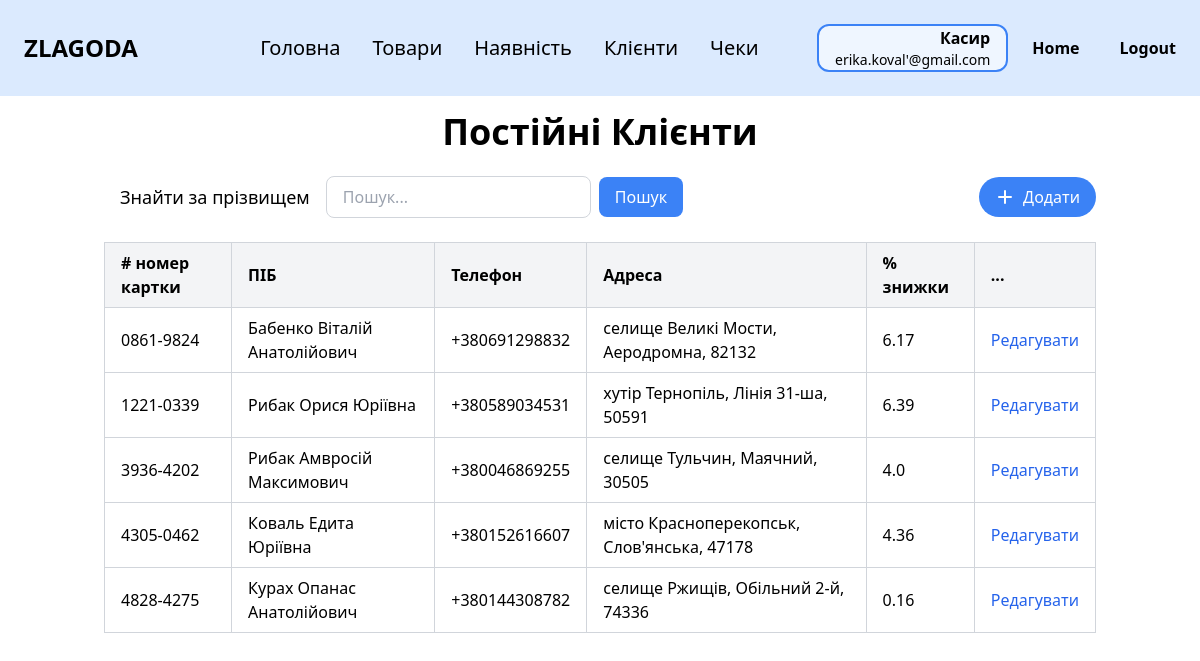
The page /clients (signed in) on the database its author committed.
### zlg_website/models.py (models this page shows, shortened)
class Employee(db.Model, UserMixin):
    __tablename__ = 'employee'
    id = db.Column(db.Integer, primary_key=True)
    last_name = db.Column(db.String(100))
    first_name = db.Column(db.String(100))
    middle_name = db.Column(db.String(100))
    position = db.Column(db.String(100))
    salary = db.Column(db.Float)
    start_date = db.Column(db.Date)
    birth_date = db.Column(db.Date)
    phone = db.Column(db.String(20))
    city = db.Column(db.String(100))
    street = db.Column(db.String(100))
    postal_code = db.Column(db.String(10))
    password = db.Column(db.String(10000))
    email = db.Column(db.String(100), unique=True)
    @property
    def full_name(self):
        parts = [self.last_name, self.first_name, self.middle_name]
        return " ".join(part for part in parts if part)
    @property
    def address(self):
        return f"{self.city}, {self.street}, {self.postal_code}"

class CustomerCard(db.Model):
    __tablename__ = 'customer_card'
    card_number = db.Column(db.String(20), primary_key=True)
    last_name = db.Column(db.String(100))
    first_name = db.Column(db.String(100))
    middle_name = db.Column(db.String(100))
    phone = db.Column(db.String(20))
    city = db.Column(db.String(100), nullable=True)
    street = db.Column(db.String(100), nullable=True)
    postal_code = db.Column(db.String(10), nullable=True)
    discount_percent = db.Column(db.Float)

### zlg_website/views/clients.py (the view, shortened to what this page needs)
@views.route('/clients')
@login_required
def clients():
    search_query = request.args.get('search', '')
    city_filter = request.args.get('city')
    sort = request.args.get('sort')
    order = request.args.get('order', 'asc')
    query = CustomerCard.query
    if city_filter:
        query = query.filter(CustomerCard.city.ilike(f"%{city_filter}%"))
    if sort == 'last_name':
        query = query.order_by(
            CustomerCard.last_name.desc() if order == 'desc' else CustomerCard.last_name.asc()
        )
    else:
        query = query.order_by(CustomerCard.card_number.asc())
    clients = query.all()
    return render_template("clients.html", user=current_user, clients=clients,
                           current_city=city_filter, search_query=search_query)

### zlg_website/__init__.py (called while the page is built)
def create_app():
    app = Flask(__name__)
    app.config['SECRET_KEY'] = 'zlagoda'
    app.config['SQLALCHEMY_DATABASE_URI'] = f'sqlite:///{os.path.join(app.instance_path, DB_NAME)}'
    db.init_app(app)
    from .views import views
    from .auth import auth
    app.register_blueprint(views, url_prefix='/')
    app.register_blueprint(auth, url_prefix='/')
    from .models import Employee
    with app.app_context():
        if database_is_empty():
            create_database(app)
    login_manager = LoginManager()
    login_manager.login_view = 'auth.login'
    login_manager.init_app(app)
    @login_manager.user_loader
    def load_user(id):
        return Employee.query.get(int(id))
    return app

### zlg_website/templates/clients.html (shortened to what this page needs)
{% extends "base.html" %}
{% block content %}
<div class="py-4">
    <h1 class="text-4xl font-bold mb-6 text-center">Постійні Клієнти</h1>
    <div class="flex justify-between items-center mb-6">
        <div class="flex items-center">
            {% if user.position == 'Менеджер' %}
            <p class="mr-4 ml-4 text-lg">Знайти за % знижки</p>
            {% elif user.position == 'Касир' %}
            <p class="mr-4 ml-4 text-lg">Знайти за прізвищем</p>
            {% endif %}
            <form method="GET" action="{{ url_for('views.clients') }}" class="flex items-center" id="search-form">
                <input
                        type="text"
                        name="search"
                        placeholder="Пошук..."
                        value="{{ request.args.get('search', '') }}"
                        class="px-4 py-2 border border-gray-300 rounded-lg focus:outline-none focus:ring-2 focus:ring-blue-500"
                />
                <button type="submit" class="ml-2 px-4 py-2 bg-blue-500 text-white rounded-lg hover:bg-blue-600">Пошук
                </button>
            </form>
        </div>
        <div class="flex space-x-4">
            <a href="{{ url_for('views.add_client') }}">
                <button class="flex items-center px-4 py-2 bg-blue-500 text-white rounded-full hover:bg-blue-600">
                    <svg xmlns="http://www.w3.org/2000/svg" class="h-5 w-5 mr-2" viewBox="0 0 20 20" fill="currentColor">
                        <path fill-rule="evenodd"
                              d="M10 3a1 1 0 011 1v5h5a1 1 0 110 2h-5v5a1 1 0 11-2 0v-5H4a1 1 0 110-2h5V4a1 1 0 011-1z"
                              clip-rule="evenodd"/>
                    </svg>
                    Додати
                </button>
            </a>
        </div>
    </div>
    <div class="overflow-x-auto">
        <table class="min-w-full border-collapse border border-gray-300">
            <thead>
            <tr class="bg-gray-100">
                <th class="border border-gray-300 px-4 py-2 text-left"># номер картки</th>
                <th class="border border-gray-300 px-4 py-2 text-left">
                    <a href="{{ url_for('views.clients', search=request.args.get('search'), sort='last_name', order='asc' if request.args.get('order') == 'desc' else 'desc') }}"
                       class="hover:underline">
                        ПІБ
                    </a>
                </th>
                <th class="border border-gray-300 px-4 py-2 text-left">Телефон</th>
                <th class="border border-gray-300 px-4 py-2 text-left">Адреса</th>
                <th class="border border-gray-300 px-4 py-2 text-left">% знижки</th>
                <th class="border border-gray-300 px-4 py-2 text-left">...</th>
            </tr>
            </thead>
            <tbody>
            {% if clients %}
            {% for client in clients %}
            <tr>
                <td class="border border-gray-300 px-4 py-2">{{ client.card_number }}</td>
                <td class="border border-gray-300 px-4 py-2">{{ client.last_name }} {{ client.first_name }} {{ client.middle_name }}</td>
                <td class="border border-gray-300 px-4 py-2">{{ client.phone }}</td>
                <td class="border border-gray-300 px-4 py-2">
                    {{ (client.city or '') + (', ' if client.city and client.street else '') + (client.street or '') +
                    (', ' if (client.city or client.street) and client.postal_code else '') + (client.postal_code or '') }}
                </td>
                <td class="border border-gray-300 px-4 py-2">{{ client.discount_percent }}</td>
                <td class="border border-gray-300 px-4 py-2">
                    <div class="flex flex-col space-y-1">
                        <a href="{{ url_for('views.edit_client', client_id=client.card_number) }}" class="text-blue-600 hover:underline">Редагувати</a>
                    </div>
                </td>
            </tr>
            {% endfor %}
            {% else %}
            <tr>
                <td colspan="6" class="text-center py-4 text-gray-500">Клієнтів не знайдено</td>
            </tr>
            {% endif %}
            </tbody>
        </table>
    </div>
</div>
{% endblock %}

### zlg_website/templates/base.html (shortened to what this page needs)
<!DOCTYPE html>
<html lang="en">
<head>
    <link rel="stylesheet" href="https://cdn.jsdelivr.net/npm/tailwindcss@2.2.19/dist/tailwind.min.css">
</head>
<body class="bg-white text-black">
<nav class="bg-blue-100 p-6">
    <div class="flex items-center justify-between">
        <div class="text-black text-2xl font-black mr-16">ZLAGODA</div>
        {% if user.is_authenticated %}
        <div class="flex gap-8 max-md:gap-5 max-sm:hidden">
            <a href="/" class="text-xl cursor-pointer max-md:text-base">Головна</a>
            {% if user.position == 'Менеджер' %}
            <a href="/employees" class="text-xl cursor-pointer max-md:text-base">Працівники</a>
            <a href="/categories" class="text-xl cursor-pointer max-md:text-base">Категорії</a>
            <a href="/products" class="text-xl cursor-pointer max-md:text-base">Товари</a>
            <a href="/stock" class="text-xl cursor-pointer max-md:text-base">Наявність</a>
            <a href="/clients" class="text-xl cursor-pointer max-md:text-base">Клієнти</a>
            <a href="/receipts" class="text-xl cursor-pointer max-md:text-base">Чеки</a>
            {% elif user.position == 'Касир' %}
            <a href="/products" class="text-xl cursor-pointer max-md:text-base">Товари</a>
            <a href="/stock" class="text-xl cursor-pointer max-md:text-base">Наявність</a>
            <a href="/clients" class="text-xl cursor-pointer max-md:text-base">Клієнти</a>
            <a href="/receipts" class="text-xl cursor-pointer max-md:text-base">Чеки</a>
            {% endif %}
        </div>
        {% endif %}
        {% if user.is_authenticated %}
        <div class="flex items-center gap-6">
            <div class="px-4 border-2 border-blue-500 rounded-xl bg-blue-50 text-right">
                <p class="text-base font-semibold">
                    {% if user.position == 'Касир' %}
                    Касир
                    {% elif user.position == 'Менеджер' %}
                    Менеджер
                    {% else %}
                    {{ user.position }}
                    {% endif %}
                </p>
                <p class="text-sm">{{ user.email }}</p>
            </div>
            <a href="/welcome" class="text-black font-bold mr-4">Home</a>
            <a href="/logout" class="text-black font-bold">Logout</a>
        </div>
        {% else %}
        <a href="/login" class="text-black font-bold">Login</a>
        {% endif %}
    </div>
</nav>
<div class="container mx-auto px-4">
    {% block content %}{% endblock %}
</div>
</body>
</html>

### rows shown on the page
Employee: email "erika.koval'@gmail.com"
CustomerCard: card_number "0861-9824", last_name "Бабенко", first_name "Віталій", middle_name "Анатолійович", phone "+380691298832", city+street+postal_code "селище Великі Мости, Аеродромна, 82132", discount_percent "6.17"
CustomerCard: card_number "1221-0339", last_name "Рибак", first_name "Орися", middle_name "Юріївна", phone "+380589034531", city+street+postal_code "хутір Тернопіль, Лінія 31-ша, 50591", discount_percent "6.39"
CustomerCard: card_number "3936-4202", last_name "Рибак", first_name "Амвросій", middle_name "Максимович", phone "+380046869255", city+street+postal_code "селище Тульчин, Маячний, 30505", discount_percent "4.0"
CustomerCard: card_number "4305-0462", last_name "Коваль", first_name "Едита", middle_name "Юріївна", phone "+380152616607", city+street+postal_code "місто Красноперекопськ, Слов'янська, 47178", discount_percent "4.36"
CustomerCard: card_number "4828-4275", last_name "Курах", first_name "Опанас", middle_name "Анатолійович", phone "+380144308782", city+street+postal_code "селище Ржищів, Обільний 2-й, 74336", discount_percent "0.16"
